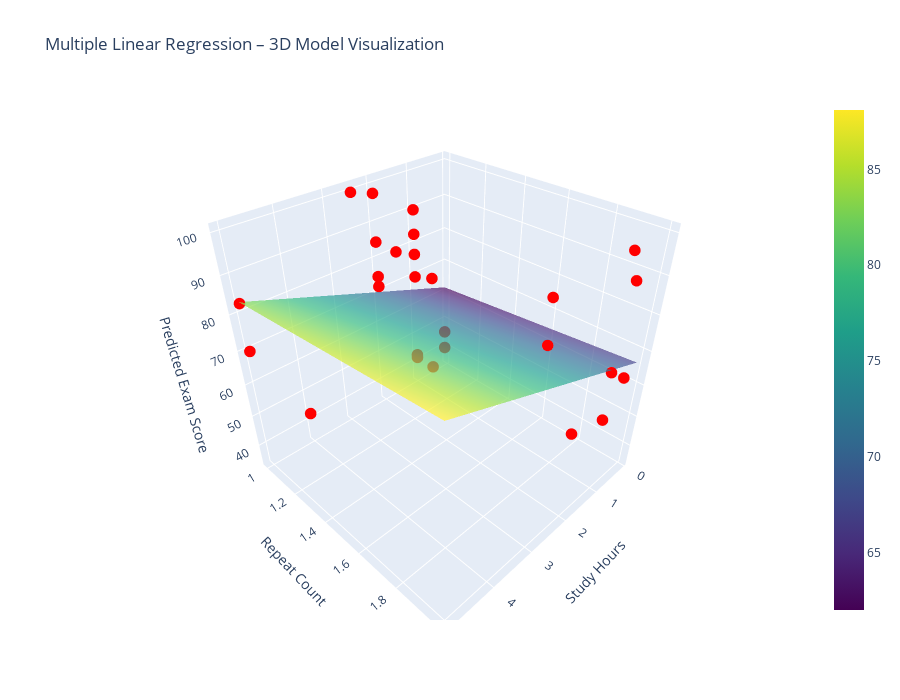

Write notebook code for a chart like this one.
### Code cell
import plotly.graph_objects as go

# Tahmin fonksiyonu
def predict(study, cls, repeat):
    X = np.column_stack([study, cls, repeat])
    return multi_reg.predict(X)

# Grid oluştur
study_range = np.linspace(df['study_hours'].min(), df['study_hours'].max(), 30)
repeat_range = np.linspace(df['repeat_count'].min(), df['repeat_count'].max(), 30)

study_grid, repeat_grid = np.meshgrid(study_range, repeat_range)
class_value = df['class'].mode()[0]  # sınıf değerini en çok görülen sınıfa sabitle

Z = predict(
    study_grid.reshape(-1,1),
    np.full_like(study_grid.reshape(-1,1), class_value),
    repeat_grid.reshape(-1,1)
).reshape(study_grid.shape)

# Scatter (gerçek veri)
scatter3d = go.Scatter3d(
    x=df['study_hours'],
    y=df['repeat_count'],
    z=df['exam_score'],
    mode='markers',
    marker=dict(size=4, color='red'),
    name='Gerçek Veriler'
)

# Surface (model yüzeyi)
surface = go.Surface(
    x=study_range,
    y=repeat_range,
    z=Z,
    colorscale='Viridis',
    opacity=0.7,
    name='Model Surface'
)

fig = go.Figure(data=[surface, scatter3d])

fig.update_layout(
    title="Multiple Linear Regression – 3D Model Visualization",
    scene=dict(
        xaxis_title="Study Hours",
        yaxis_title="Repeat Count",
        zaxis_title="Predicted Exam Score"
    ),
    width=900,
    height=700
)

fig.show()

### Figure 1 — Plotly figure (JSON) as saved in the notebook; plotly's stock layout.template omitted (floating-point values rounded to 4 significant figures; data arrays with more than 128 entries replaced by an {"elided": "..."} marker saying what was removed)
{"data": [{"colorscale": [[0, "#440154"], [0.1111, "#482878"], [0.2222, "#3e4989"], [0.3333, "#31688e"], [0.4444, "#26828e"], [0.5556, "#1f9e89"], [0.6667, "#35b779"], [0.7778, "#6ece58"], [0.8889, "#b5de2b"], [1, "#fde725"]], "name": "Model Surface", "opacity": 0.7, "type": "surface", "x": [0.1, 0.269, 0.4379, 0.6069, 0.7759, 0.9448, 1.114, 1.283, 1.452, 1.621, 1.79, 1.959, 2.128, 2.297, 2.466, 2.634, 2.803, 2.972, 3.141, 3.31, 3.479, 3.648, 3.817, 3.986, 4.155, 4.324, 4.493, 4.662, 4.831, 5.0], "y": [1.0, 1.034, 1.069, 1.103, 1.138, 1.172, 1.207, 1.241, 1.276, 1.31, 1.345, 1.379, 1.414, 1.448, 1.483, 1.517, 1.552, 1.586, 1.621, 1.655, 1.69, 1.724, 1.759, 1.793, 1.828, 1.862, 1.897, 1.931, 1.966, 2.0], "z": {"elided": "30x30 float values"}}, {"marker": {"color": "red", "size": 4}, "mode": "markers", "name": "Gerçek Veriler", "type": "scatter3d", "x": [0.5, 1.0, 0.5, 1.0, 4.0, 1.0, 3.0, 0.75, 1.0, 5.0, 1.0, 1.0, 2.0, 0.1, 2.0, 2.0, 3.0, 1.5, 1.0, 5.0, 2.0, 2.0, 1.5, 1.0, 1.0, 0.5, 1.0, 0.5, 0.1, 2.5], "y": [1, 1, 1, 1, 1, 1, 2, 2, 2, 1, 2, 1, 1, 1, 1, 2, 2, 1, 2, 1, 1, 1, 1, 2, 1, 2, 1, 1, 1, 1], "z": [67, 42, 35, 90, 43, 83, 100, 92, 100, 83, 100, 43, 98, 46, 85, 60, 90, 80, 56, 70, 75, 72, 80, 70, 70, 65, 77, 67, 40, 100]}], "layout": {"height": 700, "scene": {"xaxis": {"title": {"text": "Study Hours"}}, "yaxis": {"title": {"text": "Repeat Count"}}, "zaxis": {"title": {"text": "Predicted Exam Score"}}}, "title": {"text": "Multiple Linear Regression – 3D Model Visualization"}, "width": 900}}
